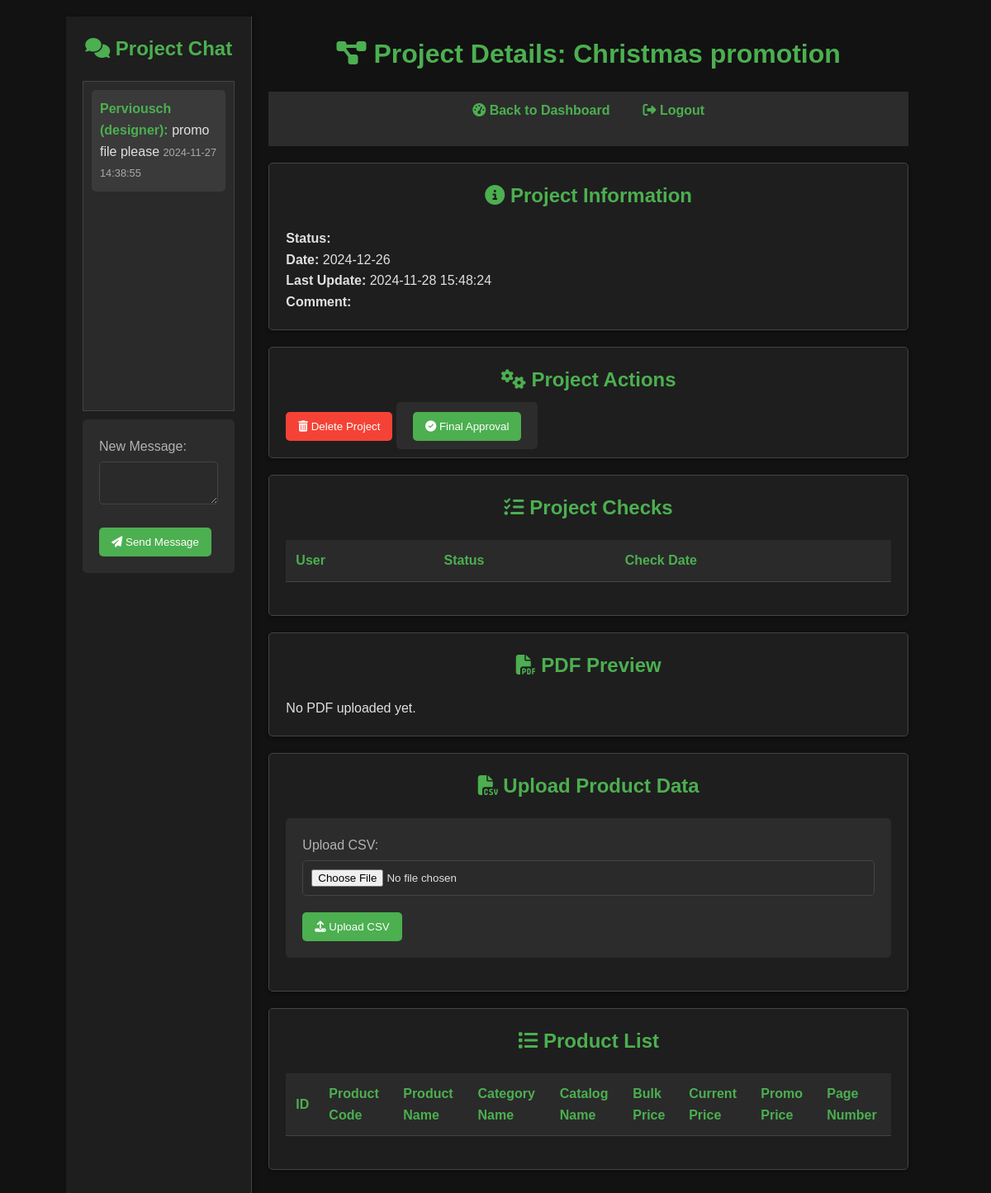
The page /views/project/project.php?id=4 (signed in) on the database its author committed.
### tables this page shows
CREATE TABLE `chat_messages` (
  `id` int(11) NOT NULL,
  `project_id` int(11) NOT NULL,
  `user_id` int(11) NOT NULL,
  `message` text NOT NULL,
  `created_at` timestamp NOT NULL DEFAULT current_timestamp(),
  `is_closed` varchar(10) DEFAULT NULL
);

CREATE TABLE `users` (
  `id` int(11) NOT NULL,
  `username` varchar(50) NOT NULL,
  `password` varchar(255) NOT NULL,
  `role` enum('designer','proof_reader','management') NOT NULL
);

CREATE TABLE `projects` (
  `id` int(11) NOT NULL,
  `name` varchar(100) NOT NULL,
  `status` enum('design_pending','design_approved','draft_review','final_review','completed') NOT NULL,
  `created_at` timestamp NOT NULL DEFAULT current_timestamp(),
  `project_date` date NOT NULL,
  `comment` text DEFAULT NULL,
  `pdf_file_path` varchar(255) DEFAULT NULL,
  `current_draft` int(11) NOT NULL DEFAULT 1,
  `updated_at` timestamp NOT NULL DEFAULT current_timestamp() ON UPDATE current_timestamp()
);

### views/project/project.php (the view, shortened to what this page needs)
<?php
require_once __DIR__ . '/../../config/database.php';
$project_id = $_GET['id'] ?? null;
$stmt = $pdo->prepare("SELECT * FROM projects WHERE id = ?");
$stmt->execute([$project_id]);
$project = $stmt->fetch();
$stmt = $pdo->prepare("SELECT cm.*, u.username, u.role
                       FROM chat_messages cm
                       JOIN users u ON cm.user_id = u.id
                       WHERE cm.project_id = ?
                       ORDER BY cm.created_at DESC
                       LIMIT 50");
$stmt->execute([$project_id]);
$chat_messages = $stmt->fetchAll();
?>
<!DOCTYPE html>
<html lang="en">
<head>
    <link rel="stylesheet" href="../../public/css/style.css">
    <link rel="stylesheet" href="https://cdnjs.cloudflare.com/ajax/libs/font-awesome/6.4.0/css/all.min.css">
</head>
<body>
    <div class="container">
        <div class="chat-sidebar">
            <h2><i class="fas fa-comments"></i> Project Chat</h2>
            <div id="chat-container">
                <?php foreach ($chat_messages as $message): ?>
                    <div class="chat-message">
                        <span class="username"><?php echo htmlspecialchars($message['username']); ?> (<?php echo htmlspecialchars($message['role']); ?>):</span>
                        <span class="message"><?php echo htmlspecialchars($message['message']); ?></span>
                        <span class="timestamp"><?php echo htmlspecialchars($message['created_at']); ?></span>
                    </div>
                <?php endforeach; ?>
            </div>
            <form method="POST">
                <div class="form-group">
                    <label for="chat_message">New Message:</label>
                    <textarea id="chat_message" name="chat_message" required></textarea>
                </div>
                <button type="submit"><i class="fas fa-paper-plane"></i> Send Message</button>
            </form>
        </div>
        <div class="main-content">
            <h1><i class="fas fa-project-diagram"></i> Project Details: <?php echo htmlspecialchars($project['name']); ?></h1>
            <nav>
                <ul>
                    <li><a href="../../management_dashboard.php"><i class="fas fa-tachometer-alt"></i> Back to Dashboard</a></li>
                    <li><a href="../../logout.php"><i class="fas fa-sign-out-alt"></i> Logout</a></li>
                </ul>
            </nav>
            <section id="project-info">
                <h2><i class="fas fa-info-circle"></i> Project Information</h2>
                <p><strong>Status:</strong> <?php echo htmlspecialchars($project['status']); ?></p>
                <p><strong>Date:</strong> <?php echo htmlspecialchars($project['project_date']); ?></p>
                <p><strong>Last Update:</strong> <?php echo htmlspecialchars($project['updated_at']); ?></p>
                <p><strong>Comment:</strong> <?php echo htmlspecialchars($project['comment'] ?? 'No comment'); ?></p>
            </section>
            <section id="project-actions">
                <h2><i class="fas fa-cogs"></i> Project Actions</h2>
                <button id="deleteProjectBtn" class="btn btn-danger"><i class="fas fa-trash-alt"></i> Delete Project</button>
                <?php if ($project['status'] != 'approved_for_print'): ?>
                    <form method="POST" style="display: inline;">
                        <button type="submit" name="final_approval" class="btn btn-success"><i class="fas fa-check-circle"></i> Final Approval</button>
                    </form>
                <?php endif; ?>
            </section>
            <section id="project-checks">
                <h2><i class="fas fa-tasks"></i> Project Checks</h2>
                <table>
                    <thead>
                        <tr>
                            <th>User</th>
                            <th>Status</th>
                            <th>Check Date</th>
                        </tr>
                    </thead>
                </table>
            </section>
            <section id="pdf-preview">
                <h2><i class="fas fa-file-pdf"></i> PDF Preview</h2>
                <?php if ($project['pdf_file_path']): ?>
                    <embed src="<?php echo htmlspecialchars('../../' . $project['pdf_file_path']); ?>" type="application/pdf" width="100%" height="600px" />
                    <p><a href="<?php echo htmlspecialchars('../../' . $project['pdf_file_path']); ?>" download><i class="fas fa-download"></i> Download PDF</a></p>
                <?php else: ?>
                    <p>No PDF uploaded yet.</p>
                <?php endif; ?>
            </section>
            <section id="csv-upload">
                <h2><i class="fas fa-file-csv"></i> Upload Product Data</h2>
                <form method="POST" enctype="multipart/form-data">
                    <div class="form-group">
                        <label for="csv_file">Upload CSV:</label>
                        <input type="file" id="csv_file" name="csv_file" accept=".csv" required>
                    </div>
                    <button type="submit"><i class="fas fa-upload"></i> Upload CSV</button>
                </form>
            </section>
            <section id="product-list">
                <h2><i class="fas fa-list"></i> Product List</h2>
                <table>
                    <thead>
                        <tr>
                            <th>ID</th>
                            <th>Product Code</th>
                            <th>Product Name</th>
                            <th>Category Name</th>
                            <th>Catalog Name</th>
                            <th>Bulk Price</th>
                            <th>Current Price</th>
                            <th>Promo Price</th>
                            <th>Page Number</th>
                        </tr>
                    </thead>
                </table>
            </section>
        </div>
    </div>
</body>
</html>

### public/css/style.css (style rules this page uses)
:root { --bg-primary: #1a1a1a; --bg-secondary: #2c2c2c; --text-primary: #ffffff; --text-secondary: #b3b3b3; --accent-primary: #4a90e2; --accent-secondary: #45a049; --error: #ff6b6b; --success: #6bff6b; --warning: #feca57; }
* { margin: 0; padding: 0; box-sizing: border-box; }
body { font-family: 'Arial', sans-serif; background-color: var(--bg-primary); color: var(--text-primary); line-height: 1.6; }
.container { width: 90%; max-width: 1200px; margin: 0 auto; padding: 20px; }
h1, h2, h3, h4, h5, h6 { margin-bottom: 20px; color: var(--accent-primary); }
a { color: var(--accent-primary); text-decoration: none; transition: color 0.3s ease; }
form { background-color: var(--bg-secondary); padding: 20px; border-radius: 5px; margin-bottom: 20px; }
.form-group { margin-bottom: 20px; }
label { display: block; margin-bottom: 5px; color: var(--text-secondary); }
input[type="text"], input[type="password"], input[type="email"], select, textarea { width: 100%; padding: 10px; border: 1px solid var(--text-secondary); border-radius: 4px; background-color: var(--bg-primary); color: var(--text-primary); }
button, .btn { display: inline-block; padding: 10px 20px; background-color: var(--accent-primary); color: var(--text-primary); border: none; border-radius: 4px; cursor: pointer; transition: background-color 0.3s ease; }
table { width: 100%; border-collapse: collapse; margin-bottom: 20px; }
th, td { padding: 12px; text-align: left; border-bottom: 1px solid var(--bg-secondary); }
th { background-color: var(--bg-secondary); color: var(--accent-primary); }
nav { background-color: var(--bg-secondary); padding: 10px 0; margin-bottom: 20px; }
nav ul { list-style-type: none; display: flex; justify-content: space-around; }
nav ul li a { color: var(--text-primary); font-weight: bold; }

### views/project/project.php (style rules this page uses)
body { font-family: Arial, sans-serif; line-height: 1.6; margin: 0; padding: 0; background-color: #121212; color: #e0e0e0; }
.container { display: flex; max-width: 1200px; margin: 0 auto; padding: 20px; }
.chat-sidebar { width: 300px; padding: 20px; border-right: 1px solid #444; background-color: #1e1e1e; box-shadow: 2px 0 5px rgba(0,0,0,0.3); }
.main-content { flex-grow: 1; padding: 20px; }
#chat-container { height: 400px; overflow-y: auto; border: 1px solid #444; padding: 10px; margin-bottom: 10px; background-color: #2a2a2a; }
.chat-message { margin-bottom: 10px; padding: 10px; border-radius: 5px; background-color: #3a3a3a; color: #e0e0e0; }
.chat-message .username { font-weight: bold; color: #4CAF50; }
.chat-message .timestamp { font-size: 0.8em; color: #aaa; }
h1, h2 { color: #4CAF50; text-align: center; }
nav ul { list-style-type: none; padding: 0; display: flex; justify-content: center; margin-bottom: 20px; }
nav ul li { margin: 0 10px; }
nav ul li a { text-decoration: none; color: #4CAF50; padding: 5px 10px; border-radius: 5px; transition: background-color 0.3s; }
section { background-color: #1e1e1e; padding: 20px; margin-bottom: 20px; border-radius: 5px; box-shadow: 0 2px 5px rgba(0,0,0,0.3); transition: box-shadow 0.3s; border: 1px solid #444; }
button, .btn { background-color: #4CAF50; color: white; padding: 10px 15px; border: none; border-radius: 5px; cursor: pointer; transition: background-color 0.3s; }
.btn-danger { background-color: #f44336; }
table { width: 100%; border-collapse: collapse; }
th, td { padding: 12px; text-align: left; border-bottom: 1px solid #444; color: #e0e0e0; }
th { background-color: #2a2a2a; font-weight: bold; color: #4CAF50; }
input[type="file"], textarea { background-color: #2a2a2a; color: #e0e0e0; border: 1px solid #444; padding: 10px; width: 100%; border-radius: 5px; }

### rows shown on the page
chat_messages: user.username "Perviousch", user.role "designer", message "promo file please", created_at "2024-11-27 14:38:55"
projects: name "Christmas promotion", project_date "2024-12-26", updated_at "2024-11-28 15:48:24"
